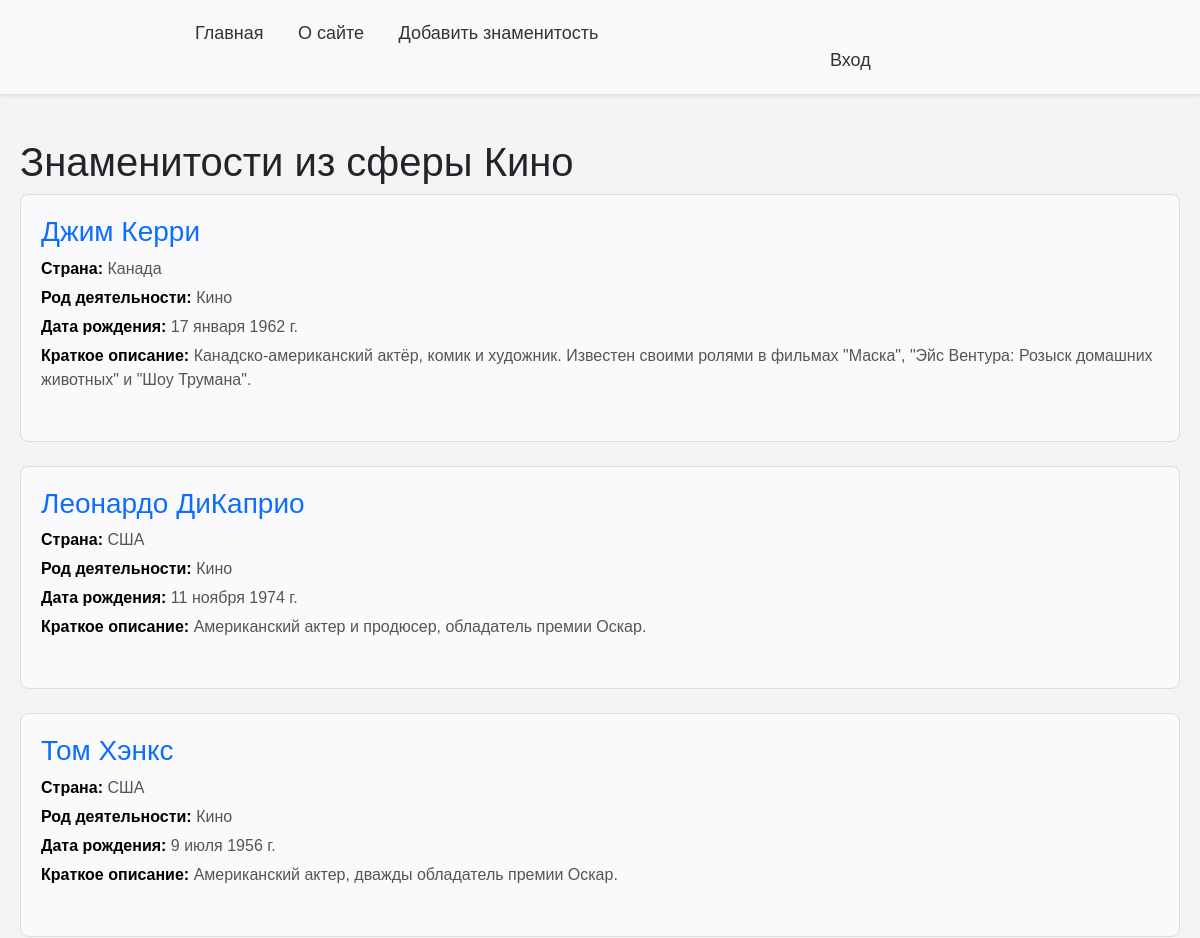
The app's page /category/kino/ (upper part), older data.
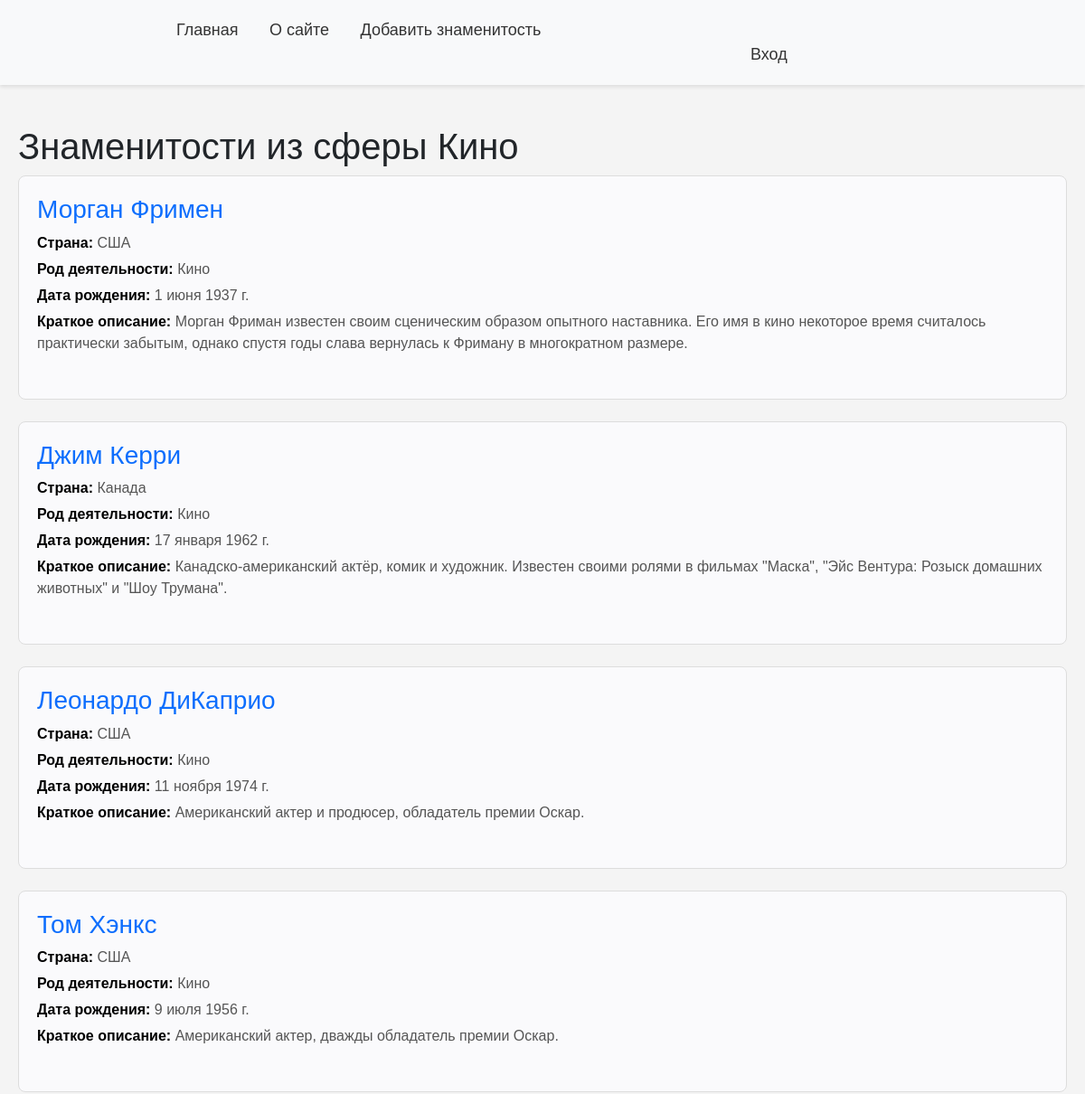
The same page, newer data.
### stars/models.py (models this page shows, shortened)
class Stars(models.Model):
    class Status(models.IntegerChoices):
        DRAFT = 0
        PUBLISHED = 1
    name = models.CharField(max_length=30, verbose_name='Имя')
    slug = models.SlugField(max_length=50, db_index=True, unique=True)
    country = models.CharField(max_length=20, verbose_name='Страна')
    birth_date = models.DateField(blank=True, verbose_name='Дата рождения')
    content = models.TextField(blank=True, verbose_name='Краткая биография')
    full_content = models.TextField(blank=True, verbose_name='Биография')
    photo = models.ImageField(upload_to="photos/%Y/%m/%d/", default=None, blank=True,
                              null=True, verbose_name="Фото")
    time_create = models.DateTimeField(auto_now_add=True, verbose_name='Время создания')
    time_update = models.DateTimeField(auto_now=True, verbose_name='Время изменения')
    is_published = models.BooleanField(choices=tuple(map(lambda x: (bool(x[0]), x[1]), Status.choices)),
                                       default=Status.DRAFT, verbose_name='Статус')
    cat = models.ForeignKey('Category', on_delete=models.PROTECT, verbose_name='Категория')
    objects = models.Manager()
    published = PublishedModel()
    class Meta:
        ordering = ['-time_create']
        indexes = [
            models.Index(fields=['-time_create']),
        ]
        verbose_name = 'Знаменитости'
        verbose_name_plural = 'Знаменитости'

class Category(models.Model):
    name = models.CharField(max_length=255, db_index=True, verbose_name='Категория')
    slug = models.SlugField(max_length=255, unique=True, db_index=True)
    def __str__(self):
        return self.name
    class Meta:
        verbose_name = 'Категории'
        verbose_name_plural = 'Категории'

### stars/views.py (the view)
# urls.py: path('category/<slug:cat_slug>/', views.StarsCategory.as_view(), name='category'),
class StarsCategory(ListView):
    template_name = 'stars/category.html'
    context_object_name = 'person'
    allow_empty = False
    def get_context_data(self, *, object_list=None, **kwargs):
        context = super().get_context_data(**kwargs)
        category = context['person'][0].cat
        context['title'] = f'Знаменитости из сферы {category.name}'
        return context
    def get_queryset(self):
        return Stars.published.filter(cat__slug=self.kwargs['cat_slug']).select_related('cat')

### stars/models.py (called while the page is built)
    def get_queryset(self):
        return super().get_queryset().filter(is_published=Stars.Status.PUBLISHED)

### stars/templates/stars/category.html
{% extends 'base.html' %}
{% block content %}
<h1>{{title}}</h1>
{% for celebrity in person %}
                <div class="card mb-4">
                    <div class="mb-4">
                        <h3><a href="{% url 'person' celebrity.slug %}" class="text-decoration-none">{{ celebrity.name }}</a></h3>
                        <p><strong>Страна:</strong> {{ celebrity.country }}</p>
                        <p><strong>Род деятельности:</strong> {{ celebrity.cat }}</p>
                        <p><strong>Дата рождения:</strong> {{ celebrity.birth_date }}</p>
                        <p><strong>Краткое описание:</strong> {{ celebrity.content }}</p>
                    </div>
                </div>
            {% endfor %}
{% endblock %}

Row changes from the older to the newer data that the page shows:
added Stars: name "Морган Фримен", country "США", cat "Кино", birth_date "1 июня 1937 г.", content "Морган Фриман известен своим сценическим образом опытного наставника. Его имя в кино некоторое время считалось практически забытым, однако спустя годы слава вернулась к Фриману в многократном размере."
